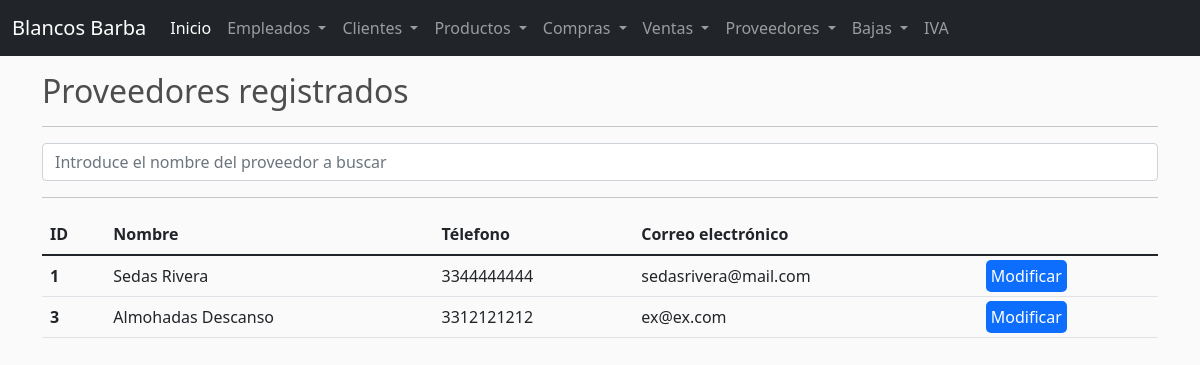
The page /provs/ on the database its author committed.
### barba/models.py (models this page shows, shortened)
class Proveedor(models.Model):
    nombre = models.CharField(max_length=50,null=True)
    correo = models.CharField(max_length=50,null=True)
    telefono = models.CharField(max_length=50,null=True)

### barba/views.py (the view)
# urls.py: path('provs/',views.provs, name='provs'),
def provs(request):
    if request.method == 'POST':
        proveedores = Proveedor.objects.filter(nombre__contains=request.POST['searched'])
        flag = 1 if len(proveedores) > 0 else 2
    else:
        proveedores = Proveedor.objects.all()
        flag = 0
    context = {
        'proveedores': proveedores,
        'flag': flag,
    }
    return render(request, 'provs.html', context)

### barba/templates/provs.html (shortened to what this page needs)
{% extends 'base.html' %}
{% block content %}
<div class="container">
    <h2>Proveedores registrados</h2>
    <hr>
    <form class="form-inline" method="POST" action="">
        <input class="form-control mr-sm-2" type="search" placeholder="Introduce el nombre del proveedor a buscar" aria-label="Search" name="searched" value="{{ item_searched }}">
    </form>
    <hr>
    <table class="table">
        <thead>
            <tr>
                <th scope="col">ID</th>
                <th scope="col">Nombre</th>
                <th scope="col">Télefono</th>
                <th scope="col">Correo electrónico</th>
            </tr>
        </thead>
        <tbody>
            {% for proveedor in proveedores %}
                <tr>
                    <th scope="col">{{proveedor.id}}</th>
                    <td>{{proveedor.nombre}}</td>
                    <td>{{proveedor.telefono}}</td>
                    <td>{{proveedor.correo}}</td>
                    <td><a style="padding: 5px; background-color: #0d6efd; border-radius: 5px; color: white; text-decoration: none;" href="/mprov/{{proveedor.id}}">Modificar</a></td>
                </tr>
            {% endfor %}
        </tbody>
    </table>
</div>
{% endblock %}

### static/main.css (style rules this page uses)
body { background-color: hsl(0, 0%, 98%); }
h1,h2,h3,h4,h5,h6 { color:hsl(0, 0%, 30%); }

### rows shown on the page
Proveedor: id "1", nombre "Sedas Rivera", telefono "3344444444", correo "sedasrivera@mail.com"
Proveedor: id "3", nombre "Almohadas Descanso", telefono "3312121212", correo "ex@ex.com"
